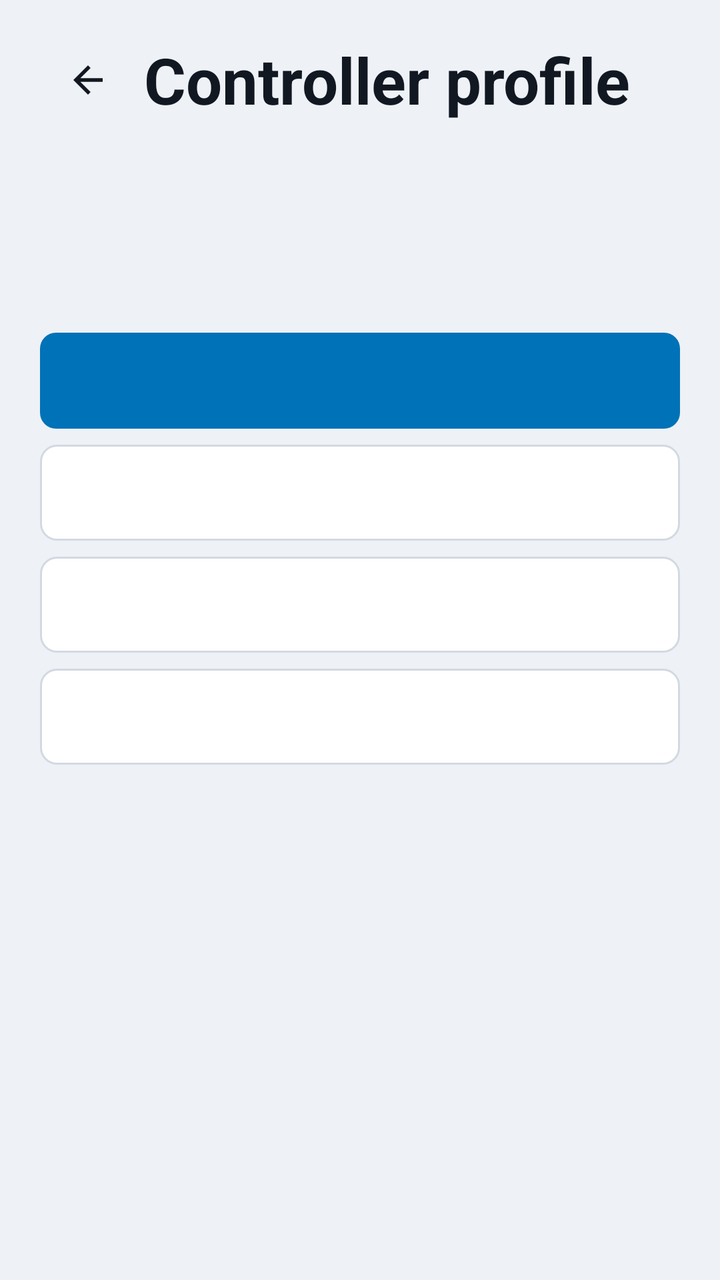
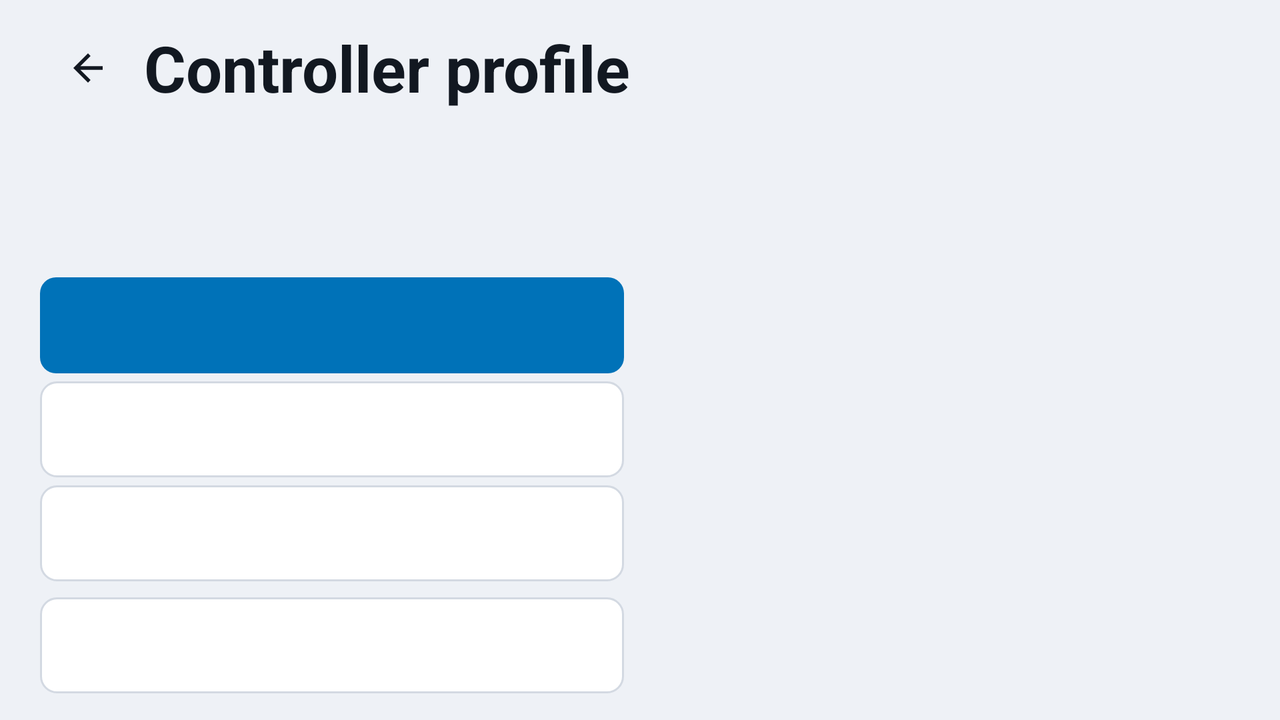

An Android layout and its configuration variant, each rendered on a device that would load it. The default file and the variant file are quoted in full after the pictures.
<!-- AndroidManifest.xml: application theme Theme.Enginehost -->
<!-- res/layout/activity_controller_profile.xml -->
<?xml version="1.0" encoding="utf-8"?>
<ScrollView xmlns:android="http://schemas.android.com/apk/res/android"
    android:layout_width="match_parent"
    android:layout_height="match_parent"
    android:scrollbars="none">

    <LinearLayout
        android:layout_width="match_parent"
        android:layout_height="wrap_content"
        android:orientation="vertical"
        android:paddingLeft="@dimen/eh_screen_padding_h"
        android:paddingRight="@dimen/eh_screen_padding_h"
        android:paddingTop="@dimen/eh_screen_padding_v"
        android:paddingBottom="@dimen/eh_screen_padding_v">

        <LinearLayout
            android:layout_width="match_parent"
            android:layout_height="wrap_content"
            android:gravity="center_vertical"
            android:orientation="horizontal">

            <ImageView
                android:id="@+id/backButton"
                android:layout_width="@dimen/eh_touch_target"
                android:layout_height="@dimen/eh_touch_target"
                android:layout_marginEnd="@dimen/eh_space_xs"
                android:background="@drawable/eh_row_bg"
                android:clickable="true"
                android:contentDescription="@string/back"
                android:focusable="true"
                android:padding="13dp"
                android:src="@drawable/ic_back"
                android:tint="@color/eh_text_primary" />

            <TextView
                android:layout_width="0dp"
                android:layout_weight="1"
                android:layout_height="wrap_content"
                android:text="@string/controller_profile"
                android:textAppearance="@style/TextAppearance.Enginehost.ScreenTitle" />

        </LinearLayout>

        <TextView
            android:id="@+id/profileDevice"
            android:layout_width="match_parent"
            android:layout_height="wrap_content"
            android:layout_marginTop="@dimen/eh_space_xs"
            android:textAppearance="@style/TextAppearance.Enginehost.Caption" />

        <TextView
            android:id="@+id/profileState"
            android:layout_width="match_parent"
            android:layout_height="wrap_content"
            android:layout_marginTop="@dimen/eh_space_s"
            android:textAppearance="@style/TextAppearance.Enginehost.Body" />

        <TextView
            android:id="@+id/profileHint"
            android:layout_width="match_parent"
            android:layout_height="wrap_content"
            android:layout_marginTop="@dimen/eh_space_s"
            android:textAppearance="@style/TextAppearance.Enginehost.Body" />

        <Button
            android:id="@+id/captureButton"
            style="@style/Widget.Enginehost.Button"
            android:layout_width="match_parent"
            android:layout_height="wrap_content"
            android:layout_marginTop="@dimen/eh_space_m" />

        <Button
            android:id="@+id/clearButton"
            style="@style/Widget.Enginehost.Button.Secondary"
            android:layout_width="match_parent"
            android:layout_height="wrap_content"
            android:layout_marginTop="@dimen/eh_space_s" />

        <Button
            android:id="@+id/bypassProfileButton"
            style="@style/Widget.Enginehost.Button.Secondary"
            android:layout_width="match_parent"
            android:layout_height="wrap_content"
            android:layout_marginTop="@dimen/eh_space_s" />


        <Button

            android:id="@+id/labelsButton"

            style="@style/Widget.Enginehost.Button.Secondary"

            android:layout_width="match_parent"

            android:layout_height="wrap_content"

            android:layout_marginTop="@dimen/eh_space_s" />

        <LinearLayout
            android:id="@+id/profileList"
            android:layout_width="match_parent"
            android:layout_height="wrap_content"
            android:layout_marginTop="@dimen/eh_space_m"
            android:orientation="vertical" />

    </LinearLayout>
</ScrollView>
<!-- resources referenced by this layout -->
<resources>
  <color name="eh_text_primary">#121821</color>
  <dimen name="eh_screen_padding_h">20dp</dimen>
  <dimen name="eh_screen_padding_v">16dp</dimen>
  <dimen name="eh_space_m">16dp</dimen>
  <dimen name="eh_space_s">8dp</dimen>
  <dimen name="eh_space_xs">4dp</dimen>
  <dimen name="eh_touch_target">48dp</dimen>
  <!-- drawable ic_back (drawable) -->
  <?xml version="1.0" encoding="utf-8"?>
  <vector xmlns:android="http://schemas.android.com/apk/res/android"
      android:width="24dp" android:height="24dp" android:viewportWidth="24" android:viewportHeight="24"
      android:tint="?attr/colorControlNormal">
      <path android:fillColor="#FFFFFFFF" android:pathData="M20 11H7.83l5.59-5.59L12 4l-8 8 8 8 1.41-1.41L7.83 13H20v-2z" />
  </vector>
  <string name="back">Back</string>
  <string name="controller_profile">Controller profile</string>
  <style name="TextAppearance.Enginehost.Body" parent="TextAppearance.AppCompat">
          <item name="android:textSize">18sp</item>
          <item name="android:textColor">@color/eh_text_primary</item>
      </style>
  <style name="TextAppearance.Enginehost.Caption" parent="TextAppearance.AppCompat">
          <item name="android:textSize">13sp</item>
          <item name="android:textColor">@color/eh_text_secondary</item>
      </style>
  <style name="TextAppearance.Enginehost.ScreenTitle" parent="TextAppearance.AppCompat">
          <item name="android:textSize">32sp</item>
          <item name="android:textStyle">bold</item>
          <item name="android:textColor">@color/eh_text_primary</item>
      </style>
  <style name="Widget.Enginehost.Button.Secondary">
          <item name="android:background">@drawable/eh_btn_secondary_bg</item>
          <item name="android:textColor">@color/eh_button_secondary_text</item>
          <item name="android:drawableTint">@color/eh_button_secondary_text</item>
      </style>
  <color name="eh_surface_variant">#E4E8EF</color>
  <dimen name="eh_corner_small">8dp</dimen>
  <color name="eh_focus_fill">@color/eh_accent_container</color>
  <dimen name="eh_focus_bar">4dp</dimen>
  <color name="eh_focus_ring">@color/eh_accent</color>
  <color name="eh_text_secondary">#4B5768</color>
  <color name="eh_accent">#0072B8</color>
  <color name="eh_background">#EEF1F6</color>
  <style name="Widget.Enginehost.EditText" parent="Widget.AppCompat.EditText">
          <item name="android:background">@drawable/eh_edittext_bg</item>
          <item name="android:textColor">@color/eh_text_primary</item>
          <item name="android:textColorHint">@color/eh_text_secondary</item>
          <item name="android:textSize">15sp</item>
          <item name="android:minHeight">@dimen/eh_touch_target</item>
          <item name="android:paddingLeft">@dimen/eh_space_m</item>
          <item name="android:paddingRight">@dimen/eh_space_m</item>
          <item name="android:paddingTop">@dimen/eh_space_s</item>
          <item name="android:paddingBottom">@dimen/eh_space_s</item>
      </style>
  <style name="Widget.Enginehost.Switch" parent="Widget.AppCompat.CompoundButton.Switch">
          <item name="android:background">@drawable/eh_row_bg</item>
          <item name="android:minHeight">@dimen/eh_touch_target</item>
          <item name="android:paddingLeft">12dp</item>
          <item name="android:paddingRight">12dp</item>
      </style>
  <color name="eh_accent_container">#E0EEF6</color>
  <color name="eh_accent_pressed">#005D97</color>
  <dimen name="eh_focus_stroke">3dp</dimen>
  <color name="eh_outline">#D3D9E2</color>
  <color name="eh_surface">#FFFFFF</color>
  <!-- some entries are left out for length -->
</resources>
<!-- res/layout-w600dp/activity_controller_profile.xml (the repository's variant of the layout above) -->
<!-- drawn on the phone turned sideways -->
<?xml version="1.0" encoding="utf-8"?>
<LinearLayout xmlns:android="http://schemas.android.com/apk/res/android"
    android:layout_width="match_parent"
    android:layout_height="match_parent"
    android:orientation="vertical"
    android:paddingLeft="@dimen/eh_screen_padding_h"
    android:paddingRight="@dimen/eh_screen_padding_h"
    android:paddingTop="@dimen/eh_screen_padding_v"
    android:paddingBottom="@dimen/eh_screen_padding_v">

    <LinearLayout
        android:layout_width="match_parent"
        android:layout_height="wrap_content"
        android:gravity="center_vertical"
        android:orientation="horizontal">

        <ImageView
            android:id="@+id/backButton"
            android:layout_width="@dimen/eh_touch_target"
            android:layout_height="@dimen/eh_touch_target"
            android:layout_marginEnd="@dimen/eh_space_xs"
            android:background="@drawable/eh_row_bg"
            android:clickable="true"
            android:contentDescription="@string/back"
            android:focusable="true"
            android:padding="13dp"
            android:src="@drawable/ic_back"
            android:tint="@color/eh_text_primary" />

        <TextView
            android:layout_width="wrap_content"
            android:layout_height="wrap_content"
            android:text="@string/controller_profile"
            android:textAppearance="@style/TextAppearance.Enginehost.ScreenTitle" />

        <TextView
            android:id="@+id/profileDevice"
            android:layout_width="0dp"
            android:layout_height="wrap_content"
            android:layout_weight="1"
            android:layout_marginStart="@dimen/eh_space_m"
            android:ellipsize="end"
            android:maxLines="2"
            android:textAppearance="@style/TextAppearance.Enginehost.Caption" />

    </LinearLayout>

    <LinearLayout
        android:layout_width="match_parent"
        android:layout_height="0dp"
        android:layout_weight="1"
        android:layout_marginTop="@dimen/eh_space_s"
        android:baselineAligned="false"
        android:orientation="horizontal">

        <ScrollView
            android:layout_width="0dp"
            android:layout_height="match_parent"
            android:layout_weight="1"
            android:scrollbars="none">

            <LinearLayout
                android:layout_width="match_parent"
                android:layout_height="wrap_content"
                android:orientation="vertical">

                <TextView
                    android:id="@+id/profileState"
                    android:layout_width="match_parent"
                    android:layout_height="wrap_content"
                    android:textAppearance="@style/TextAppearance.Enginehost.Body" />

                <TextView
                    android:id="@+id/profileHint"
                    android:layout_width="match_parent"
                    android:layout_height="wrap_content"
                    android:layout_marginTop="@dimen/eh_space_s"
                    android:textAppearance="@style/TextAppearance.Enginehost.Body" />

                <Button
                    android:id="@+id/captureButton"
                    style="@style/Widget.Enginehost.Button"
                    android:layout_width="match_parent"
                    android:layout_height="wrap_content"
                    android:layout_marginTop="@dimen/eh_space_m" />

                <Button
                    android:id="@+id/clearButton"
                    style="@style/Widget.Enginehost.Button.Secondary"
                    android:layout_width="match_parent"
                    android:layout_height="wrap_content"
                    android:layout_marginTop="@dimen/eh_space_xs" />

                <Button
                    android:id="@+id/bypassProfileButton"
                    style="@style/Widget.Enginehost.Button.Secondary"
                    android:layout_width="match_parent"
                    android:layout_height="wrap_content"
                    android:layout_marginTop="@dimen/eh_space_xs" />


                <Button

                    android:id="@+id/labelsButton"

                    style="@style/Widget.Enginehost.Button.Secondary"

                    android:layout_width="match_parent"

                    android:layout_height="wrap_content"

                    android:layout_marginTop="@dimen/eh_space_s" />

            </LinearLayout>

        </ScrollView>

        <ScrollView
            android:layout_width="0dp"
            android:layout_height="match_parent"
            android:layout_weight="1"
            android:layout_marginStart="@dimen/eh_column_gap"
            android:scrollbars="none">

            <LinearLayout
                android:id="@+id/profileList"
                android:layout_width="match_parent"
                android:layout_height="wrap_content"
                android:orientation="vertical" />

        </ScrollView>

    </LinearLayout>

</LinearLayout>
<!-- resources referenced by the variant -->
<!-- as the phone turned sideways resolves them -->
<resources>
  <color name="eh_text_primary">#121821</color>
  <dimen name="eh_column_gap">16dp</dimen>
  <!-- from res/values-land/ -->
  <dimen name="eh_screen_padding_h">20dp</dimen>
  <!-- from res/values-land/ -->
  <dimen name="eh_screen_padding_v">10dp</dimen>
  <dimen name="eh_space_m">16dp</dimen>
  <dimen name="eh_space_s">8dp</dimen>
  <dimen name="eh_space_xs">4dp</dimen>
  <dimen name="eh_touch_target">48dp</dimen>
  <!-- drawable ic_back (drawable) -->
  <?xml version="1.0" encoding="utf-8"?>
  <vector xmlns:android="http://schemas.android.com/apk/res/android"
      android:width="24dp" android:height="24dp" android:viewportWidth="24" android:viewportHeight="24"
      android:tint="?attr/colorControlNormal">
      <path android:fillColor="#FFFFFFFF" android:pathData="M20 11H7.83l5.59-5.59L12 4l-8 8 8 8 1.41-1.41L7.83 13H20v-2z" />
  </vector>
  <string name="back">Back</string>
  <string name="controller_profile">Controller profile</string>
  <style name="TextAppearance.Enginehost.Body" parent="TextAppearance.AppCompat">
          <item name="android:textSize">18sp</item>
          <item name="android:textColor">@color/eh_text_primary</item>
      </style>
  <style name="TextAppearance.Enginehost.Caption" parent="TextAppearance.AppCompat">
          <item name="android:textSize">13sp</item>
          <item name="android:textColor">@color/eh_text_secondary</item>
      </style>
  <style name="TextAppearance.Enginehost.ScreenTitle" parent="TextAppearance.AppCompat">
          <item name="android:textSize">32sp</item>
          <item name="android:textStyle">bold</item>
          <item name="android:textColor">@color/eh_text_primary</item>
      </style>
  <style name="Widget.Enginehost.Button.Secondary">
          <item name="android:background">@drawable/eh_btn_secondary_bg</item>
          <item name="android:textColor">@color/eh_button_secondary_text</item>
          <item name="android:drawableTint">@color/eh_button_secondary_text</item>
      </style>
  <color name="eh_surface_variant">#E4E8EF</color>
  <dimen name="eh_corner_small">8dp</dimen>
  <color name="eh_focus_fill">@color/eh_accent_container</color>
  <dimen name="eh_focus_bar">4dp</dimen>
  <color name="eh_focus_ring">@color/eh_accent</color>
  <color name="eh_text_secondary">#4B5768</color>
  <color name="eh_accent">#0072B8</color>
  <color name="eh_background">#EEF1F6</color>
  <style name="Widget.Enginehost.EditText" parent="Widget.AppCompat.EditText">
          <item name="android:background">@drawable/eh_edittext_bg</item>
          <item name="android:textColor">@color/eh_text_primary</item>
          <item name="android:textColorHint">@color/eh_text_secondary</item>
          <item name="android:textSize">15sp</item>
          <item name="android:minHeight">@dimen/eh_touch_target</item>
          <item name="android:paddingLeft">@dimen/eh_space_m</item>
          <item name="android:paddingRight">@dimen/eh_space_m</item>
          <item name="android:paddingTop">@dimen/eh_space_s</item>
          <item name="android:paddingBottom">@dimen/eh_space_s</item>
      </style>
  <style name="Widget.Enginehost.Switch" parent="Widget.AppCompat.CompoundButton.Switch">
          <item name="android:background">@drawable/eh_row_bg</item>
          <item name="android:minHeight">@dimen/eh_touch_target</item>
          <item name="android:paddingLeft">12dp</item>
          <item name="android:paddingRight">12dp</item>
      </style>
  <color name="eh_accent_container">#E0EEF6</color>
  <color name="eh_accent_pressed">#005D97</color>
  <dimen name="eh_focus_stroke">3dp</dimen>
  <color name="eh_outline">#D3D9E2</color>
  <color name="eh_surface">#FFFFFF</color>
  <!-- some entries are left out for length -->
</resources>
